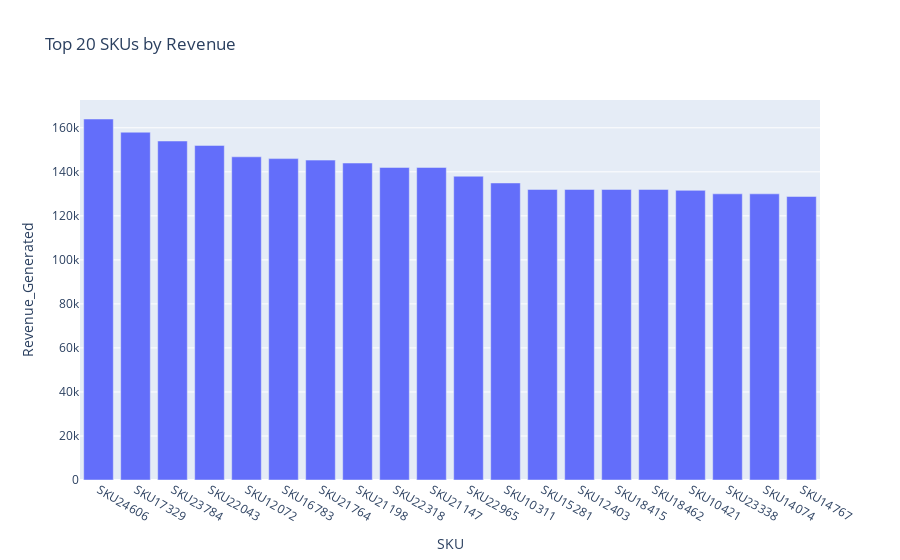

The notebook cell saved with this chart:
### Markdown cell above
Analysing SKUs
So, SKU stands for Stock Keeping Units. They’re like special codes that help companies keep track of all the different things they have for sale. Imagine you have a large toy store with lots of toys. Each toy is different and has its name and price, but when you want to know how many you have left, you need a way to identify them. So you give each toy a unique code, like a secret number only the store knows. This secret number is called SKU.

### Code cell
sku_revenue = df.groupby('SKU')['Revenue_Generated'].sum().sort_values(ascending=False).head(20)

fig = px.bar(sku_revenue.reset_index(),
             x='SKU', y='Revenue_Generated',
             title='Top 20 SKUs by Revenue')
fig.show()

### Figure 1 — Plotly figure (JSON) as saved in the notebook; plotly's stock layout.template omitted (floating-point values rounded to 4 significant figures)
{"data": [{"alignmentgroup": "True", "hovertemplate": "SKU=%{x}<br>Revenue_Generated=%{y}<extra></extra>", "legendgroup": "", "marker": {"color": "#636efa", "pattern": {"shape": ""}}, "name": "", "offsetgroup": "", "orientation": "v", "showlegend": false, "textposition": "auto", "type": "bar", "x": ["SKU24606", "SKU17329", "SKU23784", "SKU22043", "SKU12072", "SKU16783", "SKU21764", "SKU21198", "SKU22318", "SKU21147", "SKU22965", "SKU10311", "SKU15281", "SKU12403", "SKU18415", "SKU18462", "SKU10421", "SKU23338", "SKU14074", "SKU14767"], "xaxis": "x", "y": [164000, 158000, 154000, 152000, 146800.0, 146000, 145300.0, 144000, 142000, 142000, 138000, 134900.0, 132000, 132000, 132000, 132000, 131600.0, 130000, 130000, 128800.0], "yaxis": "y"}], "layout": {"barmode": "relative", "legend": {"tracegroupgap": 0}, "title": {"text": "Top 20 SKUs by Revenue"}, "xaxis": {"anchor": "y", "domain": [0, 1], "title": {"text": "SKU"}}, "yaxis": {"anchor": "x", "domain": [0, 1], "title": {"text": "Revenue_Generated"}}}}
